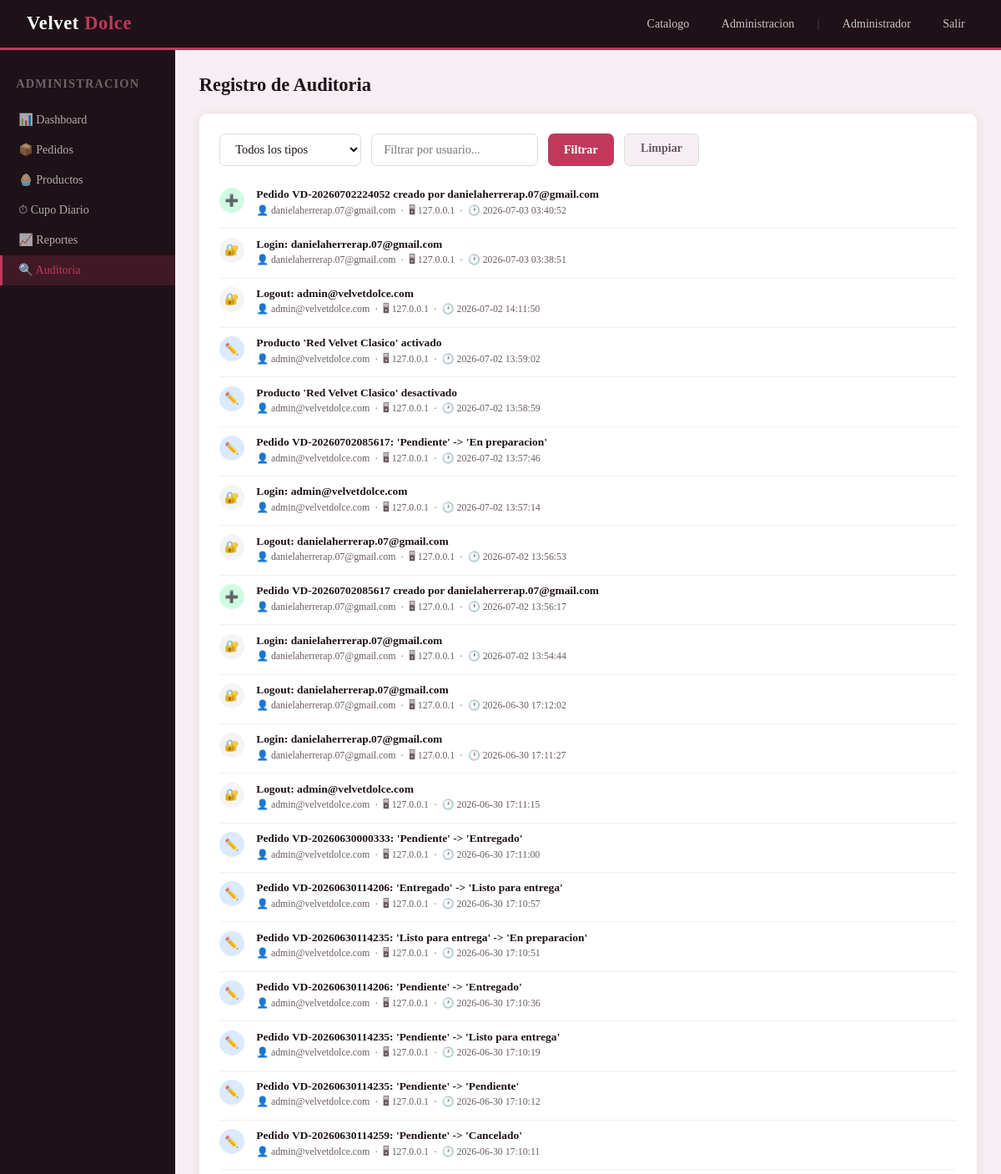
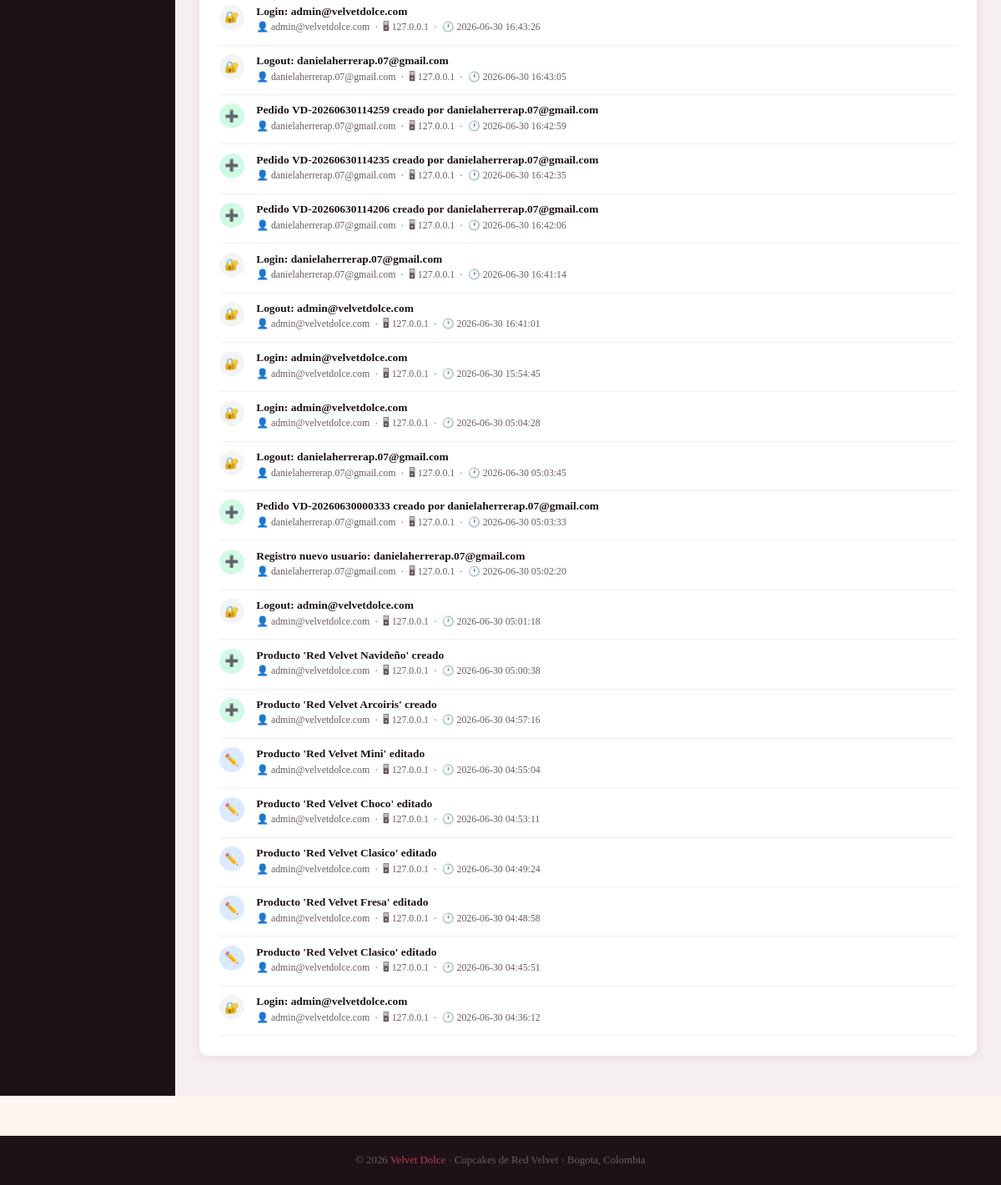
Screenshot of /admin/auditoria (signed in) with the database file from the repository (2 pictures, top to bottom).
### tables this page shows
CREATE TABLE auditoria (
            id      INTEGER PRIMARY KEY AUTOINCREMENT,
            tipo    TEXT NOT NULL,
            accion  TEXT NOT NULL,
            usuario TEXT NOT NULL,
            ip      TEXT,
            fecha   TEXT DEFAULT CURRENT_TIMESTAMP
        );

### modulos/admin.py (the view)
@admin_bp.route("/auditoria")
@admin_requerido
def auditoria():
    tipo    = request.args.get("tipo", "")
    usuario = request.args.get("usuario", "")
    db = get_db()
    sql = "SELECT * FROM auditoria WHERE 1=1"
    params = []
    if tipo:
        sql += " AND tipo = ?"; params.append(tipo)
    if usuario:
        sql += " AND usuario LIKE ?"; params.append(f"%{usuario}%")
    sql += " ORDER BY fecha DESC LIMIT 200"
    logs = db.execute(sql, params).fetchall()
    return render_template("admin/auditoria.html", logs=logs, tipo=tipo, usuario=usuario)

### modulos/admin.py (called while the page is built)
def admin_requerido(f):
    from functools import wraps
    @wraps(f)
    def decorado(*args, **kwargs):
        if session.get("rol") != "administrador":
            flash("Acceso solo para administradores", "error")
            return redirect(url_for("catalogo.index"))
        return f(*args, **kwargs)
    return decorado

### modulos/database.py (called while the page is built)
def get_db():
    if "db" not in g:
        g.db = sqlite3.connect(DB)
        g.db.row_factory = sqlite3.Row
    return g.db

### templates/admin/auditoria.html (shortened to what this page needs)
{% extends "base.html" %}
{% block contenido %}
<div class="admin-layout">
  <aside class="admin-sidebar">
    <div class="admin-sidebar-titulo">Administracion</div>
    <a href="{{ url_for('admin.dashboard') }}" class="admin-link">📊 Dashboard</a>
    <a href="{{ url_for('admin.pedidos') }}" class="admin-link">📦 Pedidos</a>
    <a href="{{ url_for('admin.productos') }}" class="admin-link">🧁 Productos</a>
    <a href="{{ url_for('admin.cupo') }}" class="admin-link">⏱ Cupo Diario</a>
    <a href="{{ url_for('admin.reportes') }}" class="admin-link">📈 Reportes</a>
    <a href="{{ url_for('admin.auditoria') }}" class="admin-link activo">🔍 Auditoria</a>
  </aside>
  <div class="admin-contenido">
    <div class="admin-titulo">Registro de Auditoria</div>
    <div class="tarjeta">
      <form method="GET" style="display:flex;gap:.75rem;flex-wrap:wrap;margin-bottom:1rem">
        <select class="input" style="max-width:170px" name="tipo">
          <option value="">Todos los tipos</option>
        </select>
        <input class="input" style="max-width:200px" name="usuario" value="{{ usuario }}" placeholder="Filtrar por usuario..."/>
        <button type="submit" class="btn btn-primario">Filtrar</button>
        <a href="{{ url_for('admin.auditoria') }}" class="btn btn-gris">Limpiar</a>
      </form>
      {% set iconos = {'crear':'➕','editar':'✏️','eliminar':'🗑️','acceso':'🔐'} %}
      {% if not logs %}
        <p style="color:var(--gris)">Sin registros para este filtro.</p>
      {% else %}
        {% for log in logs %}
        <div class="audit-fila">
          <div class="audit-icono audit-{{ log.tipo }}">{{ iconos.get(log.tipo, '•') }}</div>
          <div>
            <div class="audit-accion">{{ log.accion }}</div>
            <div class="audit-meta">👤 {{ log.usuario }} &nbsp;·&nbsp; 🖥 {{ log.ip }} &nbsp;·&nbsp; 🕐 {{ log.fecha }}</div>
          </div>
        </div>
        {% endfor %}
      {% endif %}
    </div>
  </div>
</div>
{% endblock %}

### templates/base.html (shortened to what this page needs)
<!DOCTYPE html>
<html lang="es">
<head>
</head>
<body>
<nav>
  <a href="{{ url_for('catalogo.index') }}" class="nav-logo">Velvet <span>Dolce</span></a>
  <div class="nav-links">
    <a href="{{ url_for('catalogo.index') }}" class="nav-link">Catalogo</a>
    {% if session.get('user_id') %}
      {% if session.get('rol') == 'administrador' %}
        <a href="{{ url_for('admin.dashboard') }}" class="nav-link">Administracion</a>
      {% endif %}
      <span class="nav-sep">|</span>
      <span class="nav-link">{{ session.get('nombre') }}</span>
      <a href="{{ url_for('usuarios.logout') }}" class="nav-link">Salir</a>
    {% else %}
      <a href="{{ url_for('usuarios.login') }}" class="nav-link">Ingresar</a>
    {% endif %}
  </div>
</nav>
{% block contenido %}{% endblock %}
<footer>
  <p>&copy; 2026 <span>Velvet Dolce</span> &middot; Cupcakes de Red Velvet &middot; Bogota, Colombia</p>
</footer>
</body>
</html>

### templates/base.html (style rules this page uses)
:root { --rosa: #C0395C; --rosa-d: #7B1D36; --rosa-l: #F9E8EE; --crema: #FDF6F0; --oscuro: #1E1218; --gris: #6B5C63; --claro: #F5EEF2; --blanco: #FFFFFF; --verde: #2D7D4E; --radio: 10px; --sombra: 0 2px 12px rgba(192,57,92,.10); }
*, *::before, *::after { box-sizing: border-box; margin: 0; padding: 0; }
body { font-family: Georgia, serif; background: var(--crema); color: var(--oscuro); min-height: 100vh; font-size: 15px; }
a { text-decoration: none; color: inherit; }
p { line-height: 1.6; color: var(--gris); }
nav { background: var(--oscuro); padding: .9rem 2rem; display: flex; align-items: center; justify-content: space-between; position: sticky; top: 0; z-index: 100; border-bottom: 3px solid var(--rosa); }
.nav-logo { font-size: 1.4rem; font-weight: bold; color: var(--blanco); letter-spacing: .03em; }
.nav-logo span { color: var(--rosa); }
.nav-links { display: flex; align-items: center; gap: 1rem; flex-wrap: wrap; }
.nav-link { color: rgba(255,255,255,.75); font-size: .88rem; padding: .35rem .7rem; border-radius: 6px; transition: background .2s, color .2s; }
.nav-sep { color: rgba(255,255,255,.2); }
.btn { display: inline-block; padding: .55rem 1.2rem; border-radius: 7px; border: none; cursor: pointer; font-size: .88rem; font-weight: 600; font-family: inherit; transition: all .2s; }
.btn-primario { background: var(--rosa); color: var(--blanco); }
.btn-gris { background: var(--claro); color: var(--gris); border: 1px solid #ddd; }
.tarjeta { background: var(--blanco); border-radius: var(--radio); padding: 1.5rem; box-shadow: var(--sombra); margin-bottom: 1.2rem; }
.input { width: 100%; padding: .6rem .9rem; border: 1.5px solid #ddd; border-radius: 7px; font-size: .9rem; font-family: inherit; background: var(--blanco); color: var(--oscuro); transition: border-color .2s; }
.admin-layout { display: grid; grid-template-columns: 210px 1fr; min-height: calc(100vh - 56px); }
.admin-sidebar { background: var(--oscuro); padding: 1.2rem 0; }
.admin-sidebar-titulo { padding: .8rem 1.2rem 1rem; font-size: .9rem; font-weight: bold; color: rgba(255,255,255,.35); text-transform: uppercase; letter-spacing: .08em; }
.admin-link { display: flex; align-items: center; gap: .6rem; padding: .6rem 1.2rem; color: rgba(255,255,255,.65); font-size: .88rem; transition: background .2s, color .2s; border-left: 3px solid transparent; }
.admin-link.activo { background: rgba(192,57,92,.2); color: var(--rosa); border-left-color: var(--rosa); }
.admin-contenido { padding: 1.8rem; background: var(--claro); }
.admin-titulo { font-size: 1.4rem; font-weight: bold; color: var(--oscuro); margin-bottom: 1.3rem; }
.audit-fila { display: flex; gap: .9rem; padding: .65rem 0; border-bottom: 1px solid var(--claro); align-items: flex-start; }
.audit-icono { width: 30px; height: 30px; border-radius: 50%; display: flex; align-items: center; justify-content: center; font-size: .85rem; flex-shrink: 0; }
.audit-crear { background: #d1fae5; }
.audit-editar { background: #dbeafe; }
.audit-acceso { background: #f3f4f6; }
.audit-accion { font-weight: 700; font-size: .84rem; color: var(--oscuro); }
.audit-meta { font-size: .74rem; color: var(--gris); margin-top: .1rem; }
footer { background: var(--oscuro); color: rgba(255,255,255,.45); text-align: center; padding: 1.2rem; font-size: .8rem; margin-top: 3rem; }
footer span { color: var(--rosa); }

### rows the page displays
auditoria: get "➕", accion "Pedido VD-20260702224052 creado por danielaherrerap.07@gmail.com", usuario "danielaherrerap.07@gmail.com", ip "127.0.0.1", fecha "2026-07-03 03:40:52"
auditoria: get "🔐", accion "Login: danielaherrerap.07@gmail.com", usuario "danielaherrerap.07@gmail.com", ip "127.0.0.1", fecha "2026-07-03 03:38:51"
auditoria: get "🔐", accion "Logout: admin@velvetdolce.com", usuario "admin@velvetdolce.com", ip "127.0.0.1", fecha "2026-07-02 14:11:50"
auditoria: get "✏️", accion "Producto 'Red Velvet Clasico' activado", usuario "admin@velvetdolce.com", ip "127.0.0.1", fecha "2026-07-02 13:59:02"
auditoria: get "✏️", accion "Producto 'Red Velvet Clasico' desactivado", usuario "admin@velvetdolce.com", ip "127.0.0.1", fecha "2026-07-02 13:58:59"
auditoria: get "✏️", accion "Pedido VD-20260702085617: 'Pendiente' -> 'En preparacion'", usuario "admin@velvetdolce.com", ip "127.0.0.1", fecha "2026-07-02 13:57:46"
auditoria: get "🔐", accion "Login: admin@velvetdolce.com", usuario "admin@velvetdolce.com", ip "127.0.0.1", fecha "2026-07-02 13:57:14"
auditoria: get "🔐", accion "Logout: danielaherrerap.07@gmail.com", usuario "danielaherrerap.07@gmail.com", ip "127.0.0.1", fecha "2026-07-02 13:56:53"
auditoria: get "➕", accion "Pedido VD-20260702085617 creado por danielaherrerap.07@gmail.com", usuario "danielaherrerap.07@gmail.com", ip "127.0.0.1", fecha "2026-07-02 13:56:17"
auditoria: get "🔐", accion "Login: danielaherrerap.07@gmail.com", usuario "danielaherrerap.07@gmail.com", ip "127.0.0.1", fecha "2026-07-02 13:54:44"
auditoria: get "🔐", accion "Logout: danielaherrerap.07@gmail.com", usuario "danielaherrerap.07@gmail.com", ip "127.0.0.1", fecha "2026-06-30 17:12:02"
auditoria: get "🔐", accion "Login: danielaherrerap.07@gmail.com", usuario "danielaherrerap.07@gmail.com", ip "127.0.0.1", fecha "2026-06-30 17:11:27"
auditoria: get "🔐", accion "Logout: admin@velvetdolce.com", usuario "admin@velvetdolce.com", ip "127.0.0.1", fecha "2026-06-30 17:11:15"
auditoria: get "✏️", accion "Pedido VD-20260630000333: 'Pendiente' -> 'Entregado'", usuario "admin@velvetdolce.com", ip "127.0.0.1", fecha "2026-06-30 17:11:00"
auditoria: get "✏️", accion "Pedido VD-20260630114206: 'Entregado' -> 'Listo para entrega'", usuario "admin@velvetdolce.com", ip "127.0.0.1", fecha "2026-06-30 17:10:57"
auditoria: get "✏️", accion "Pedido VD-20260630114235: 'Listo para entrega' -> 'En preparacion'", usuario "admin@velvetdolce.com", ip "127.0.0.1", fecha "2026-06-30 17:10:51"
auditoria: get "✏️", accion "Pedido VD-20260630114206: 'Pendiente' -> 'Entregado'", usuario "admin@velvetdolce.com", ip "127.0.0.1", fecha "2026-06-30 17:10:36"
auditoria: get "✏️", accion "Pedido VD-20260630114235: 'Pendiente' -> 'Listo para entrega'", usuario "admin@velvetdolce.com", ip "127.0.0.1", fecha "2026-06-30 17:10:19"
auditoria: get "✏️", accion "Pedido VD-20260630114235: 'Pendiente' -> 'Pendiente'", usuario "admin@velvetdolce.com", ip "127.0.0.1", fecha "2026-06-30 17:10:12"
auditoria: get "✏️", accion "Pedido VD-20260630114259: 'Pendiente' -> 'Cancelado'", usuario "admin@velvetdolce.com", ip "127.0.0.1", fecha "2026-06-30 17:10:11"
auditoria: get "🔐", accion "Login: admin@velvetdolce.com", usuario "admin@velvetdolce.com", ip "127.0.0.1", fecha "2026-06-30 16:43:26"
auditoria: get "🔐", accion "Logout: danielaherrerap.07@gmail.com", usuario "danielaherrerap.07@gmail.com", ip "127.0.0.1", fecha "2026-06-30 16:43:05"
auditoria: get "➕", accion "Pedido VD-20260630114259 creado por danielaherrerap.07@gmail.com", usuario "danielaherrerap.07@gmail.com", ip "127.0.0.1", fecha "2026-06-30 16:42:59"
auditoria: get "➕", accion "Pedido VD-20260630114235 creado por danielaherrerap.07@gmail.com", usuario "danielaherrerap.07@gmail.com", ip "127.0.0.1", fecha "2026-06-30 16:42:35"
auditoria: get "➕", accion "Pedido VD-20260630114206 creado por danielaherrerap.07@gmail.com", usuario "danielaherrerap.07@gmail.com", ip "127.0.0.1", fecha "2026-06-30 16:42:06"
auditoria: get "🔐", accion "Login: danielaherrerap.07@gmail.com", usuario "danielaherrerap.07@gmail.com", ip "127.0.0.1", fecha "2026-06-30 16:41:14"
auditoria: get "🔐", accion "Logout: admin@velvetdolce.com", usuario "admin@velvetdolce.com", ip "127.0.0.1", fecha "2026-06-30 16:41:01"
auditoria: get "🔐", accion "Login: admin@velvetdolce.com", usuario "admin@velvetdolce.com", ip "127.0.0.1", fecha "2026-06-30 15:54:45"
auditoria: get "🔐", accion "Login: admin@velvetdolce.com", usuario "admin@velvetdolce.com", ip "127.0.0.1", fecha "2026-06-30 05:04:28"
auditoria: get "🔐", accion "Logout: danielaherrerap.07@gmail.com", usuario "danielaherrerap.07@gmail.com", ip "127.0.0.1", fecha "2026-06-30 05:03:45"
auditoria: get "➕", accion "Pedido VD-20260630000333 creado por danielaherrerap.07@gmail.com", usuario "danielaherrerap.07@gmail.com", ip "127.0.0.1", fecha "2026-06-30 05:03:33"
auditoria: get "➕", accion "Registro nuevo usuario: danielaherrerap.07@gmail.com", usuario "danielaherrerap.07@gmail.com", ip "127.0.0.1", fecha "2026-06-30 05:02:20"
auditoria: get "🔐", accion "Logout: admin@velvetdolce.com", usuario "admin@velvetdolce.com", ip "127.0.0.1", fecha "2026-06-30 05:01:18"
auditoria: get "➕", accion "Producto 'Red Velvet Navideño' creado", usuario "admin@velvetdolce.com", ip "127.0.0.1", fecha "2026-06-30 05:00:38"
auditoria: get "➕", accion "Producto 'Red Velvet Arcoiris' creado", usuario "admin@velvetdolce.com", ip "127.0.0.1", fecha "2026-06-30 04:57:16"
auditoria: get "✏️", accion "Producto 'Red Velvet Mini' editado", usuario "admin@velvetdolce.com", ip "127.0.0.1", fecha "2026-06-30 04:55:04"
auditoria: get "✏️", accion "Producto 'Red Velvet Choco' editado", usuario "admin@velvetdolce.com", ip "127.0.0.1", fecha "2026-06-30 04:53:11"
auditoria: get "✏️", accion "Producto 'Red Velvet Clasico' editado", usuario "admin@velvetdolce.com", ip "127.0.0.1", fecha "2026-06-30 04:49:24"
auditoria: get "✏️", accion "Producto 'Red Velvet Fresa' editado", usuario "admin@velvetdolce.com", ip "127.0.0.1", fecha "2026-06-30 04:48:58"
auditoria: get "✏️", accion "Producto 'Red Velvet Clasico' editado", usuario "admin@velvetdolce.com", ip "127.0.0.1", fecha "2026-06-30 04:45:51"
auditoria: get "🔐", accion "Login: admin@velvetdolce.com", usuario "admin@velvetdolce.com", ip "127.0.0.1", fecha "2026-06-30 04:36:12"

### other values shown
{{ session.get('nombre') }} "Administrador"
